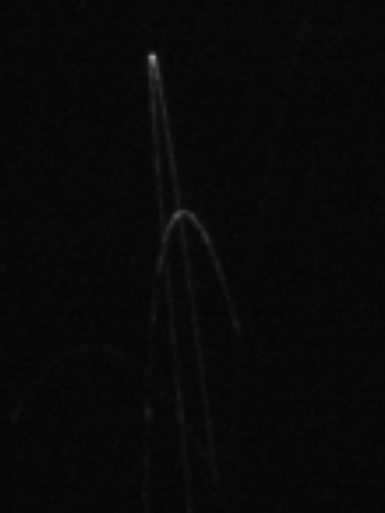
#> input picture IMG00169-1.png, 385 x 513 px
$ python intersection.py
#> lines starting #> are read from the running program, lines starting #| are printed output that depends on the picture; after the words box and inside, x2 and y2 are one past the last pixel; in counts of white or black regions, pixels touching at a corner belong together

from typing import Tuple
import cv2
from matplotlib import pyplot as plt
import numpy as np

from scipy.ndimage import label
from skimage.measure import regionprops

def preprocess_image(img: np.ndarray, threshold, do_morph: bool=False, img_to_sub: np.ndarray=None) -> Tuple[np.ndarray, np.ndarray]:
    '''
    Производит предобработку изображений: вычитание фонового изображения (если задано),
    бинаризацию и морфологическую обработку (если задано)
    '''
    if len(img.shape) > 2:
        gray = cv2.cvtColor(img, cv2.COLOR_BGR2GRAY)
    else:
        gray = img

    if img_to_sub is not None:
        res = cv2.subtract(gray, img_to_sub)
    else:
        res = gray

    retval, img_binary = cv2.threshold(res, threshold, 255, cv2.THRESH_BINARY)

    if do_morph:
        kernel = np.ones((3,3),np.uint8)
        res = cv2.morphologyEx(img_binary, cv2.MORPH_OPEN, kernel)

    return res, img_binary

def check_connectivity(img, x, y):
    # 8-connectivity checks
    connectivity = [
        (-1, -1), (-1, 0), (-1, 1),
        (0, -1),           (0, 1),
        (1, -1),  (1, 0),  (1, 1)
    ]
    count = 0
    for dx, dy in connectivity:
        if 0 <= x+dx < img.shape[1] and 0 <= y+dy < img.shape[0]:
            if img[y+dy, x+dx] > 0:
                count += 1
    return count

def main_processing_loop():

    image_path  = 'IMG00169-1.png'

    img = cv2.imread(image_path)
#> img is the input picture: shape (513, 385, 3); min 4, max 161, mean 9.4
    if img is None:
        raise FileNotFoundError(f"Image not found at path: {image_path}")

    # 确认图像已正确加载
    if len(img.shape) > 2:
        img_gray = cv2.cvtColor(img, cv2.COLOR_BGR2GRAY)
    else:
        img_gray = img

    preproc_img1, binary_img1 = preprocess_image(img_gray, 15, do_morph=False, img_to_sub=None)
#> in preprocess_image, `retval, img_binary = cv2.threshold(res, threshold, 255, cv2.THRESH_BIN..`:
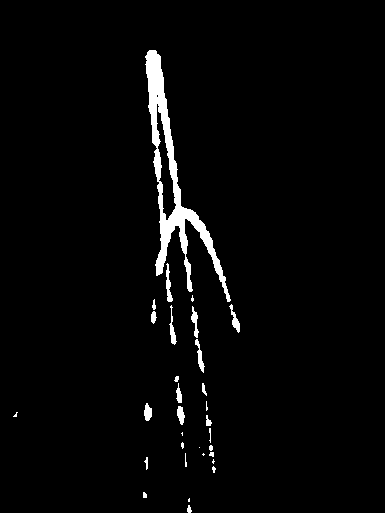
#> img_binary: shape (513, 385); 2.7% white; 31 white regions (11 under 20 px), largest, box (x1, y1, x2, y2) and area: (145, 50, 231, 302) 4027, (166, 263, 173, 302) 140, (195, 339, 205, 373) 125
#> in preprocess_image, `retval, img_binary = cv2.threshold(res, threshold, 255, cv2.THRESH_BIN..`: retval = 15

    intersection_img = np.zeros_like(binary_img1)
    # 提取图像中所有的白色像素点的坐标
    white_pixels = np.column_stack(np.where(binary_img1 > 0))
#> white_pixels = 5365 pairs, first value 50 to 512, second value 13 to 239

    for y, x in white_pixels:
        if check_connectivity(binary_img1, x, y) > 2:
            intersection_img[y, x] = 255
#> this loop made 5365 passes
#> (y, x) on passes 1 to 3: (50, 149), (50, 150), (50, 151)
#> intersection_img: shape (513, 385); 2.7% white; 33 white regions (13 under 20 px)

    # Label the intersection points
    labeled_img, num_features = label(intersection_img)
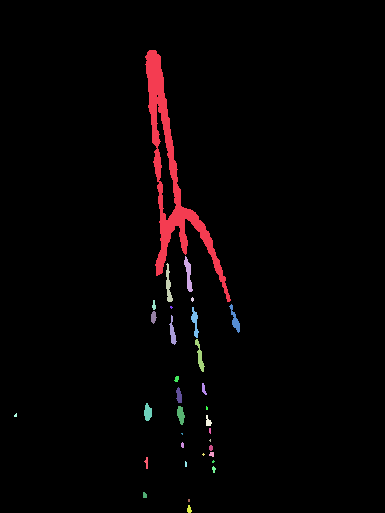
#> labeled_img: shape (513, 385) int32; 34 distinct labels, from 0 to 33; one colour per label, 0 black
#> num_features = 33
    regions = regionprops(labeled_img)
#> regions = 33 regions; largest, box (x1, y1, x2, y2) and area: (145, 50, 231, 302) 3872, (184, 256, 193, 292) 154, (166, 263, 173, 302) 140, (195, 339, 205, 372) 124, (229, 304, 240, 333) 120

    # We'll assume the largest connected white region is the intersection area
    intersection_area = max(regions, key=lambda r: r.area)

    # Mark pixels in the intersection area
    for coords in intersection_area.coords:
        intersection_img[coords[0], coords[1]] = 128  # Mark with a different value
#> this loop made 3872 passes
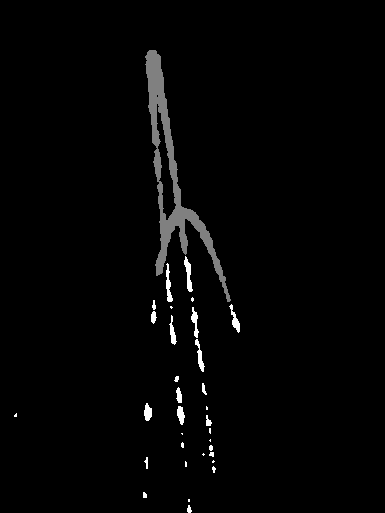
#> intersection_img: shape (513, 385); min 0, max 255, mean 4.4

    # Now separate the parabolas by removing intersection area
    separated_parabolas_img = np.where(intersection_img == 128, 0, binary_img1)
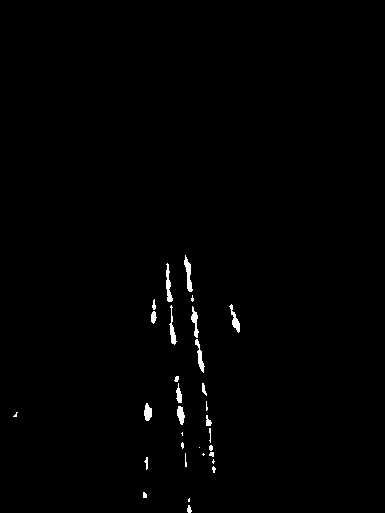
#> separated_parabolas_img: shape (513, 385); 0.76% white; 31 white regions (11 under 20 px), largest, box (x1, y1, x2, y2) and area: (184, 255, 193, 292) 155, (166, 263, 173, 302) 140, (195, 339, 205, 373) 125

    # Show the results
    plt.figure(figsize=(18, 6))

    plt.subplot(1, 3, 1)
    plt.imshow(binary_img1, cmap='gray')
    plt.title('Original Image')

    plt.subplot(1, 3, 2)
    plt.imshow(intersection_img, cmap='gray')
    plt.title('Intersection Area')

    plt.subplot(1, 3, 3)
    plt.imshow(separated_parabolas_img, cmap='gray')

    plt.show()


if __name__ == "__main__":

    main_processing_loop()

$ run again, with IMG00173-1.png copied over IMG00169-1.png
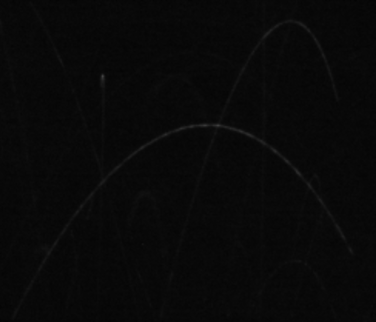
#> input picture IMG00173-1.png, 376 x 322 px
#> in main_processing_loop, img is the input picture: shape (322, 376, 3); min 4, max 66, mean 8.9
#> in preprocess_image, `retval, img_binary = cv2.threshold(res, threshold, 255, cv2.THRESH_BIN..`:
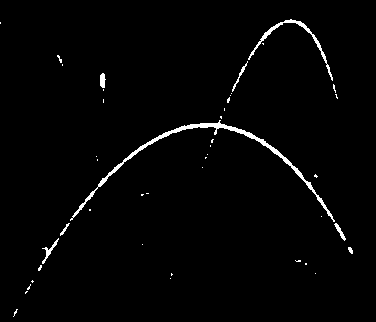
#> img_binary: shape (322, 376); 1.8% white; 44 white regions (36 under 20 px), largest, box (x1, y1, x2, y2) and area: (70, 120, 335, 222) 1207, (248, 19, 333, 81) 386, (42, 238, 59, 264) 94
#> retval = 15
#> white_pixels = 2132 pairs, first value 19 to 316, second value 0 to 352
#> the loop in main_processing_loop, `for y, x in white_pixels:` made 2132 passes
#> (y, x) on passes 1 to 3: (19, 290), (19, 291), (20, 285)
#> labeled_img: shape (322, 376) int32; 29 distinct labels, from 0 to 28
#> num_features = 28
#> regions = 28 regions; largest, box (x1, y1, x2, y2) and area: (98, 121, 335, 222) 1095, (248, 19, 327, 64) 348, (72, 187, 98, 218) 104, (42, 239, 59, 264) 91, (100, 73, 106, 88) 69
#> the loop in main_processing_loop, `for coords in intersection_area.coords:` made 1095 passes
#> coords on passes 1 to 3: [121, 219], [122, 218], [122, 219]
#> separated_parabolas_img: shape (322, 376); 0.86% white in thin lines or dots, all inside (x1, y1, x2, y2) = (0, 19, 353, 317)
#> in main_processing_loop, `plt.show()`:
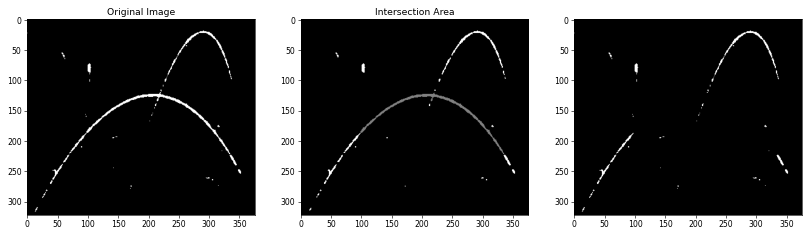
#> figure drawn by matplotlib, 3 panels
